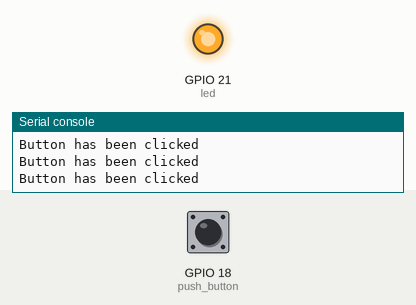
A program run on a simulated ESP32 board running MicroPython. On the bench: output pins drawn as LEDs (lit = HIGH), the last lines printed to the serial console. Inputs (shaded band) come from the test bench; at power-on: GPIO 18 (push_button) LOW.

Above: at 1.2 s.
1.3 s: GPIO 18 (push_button) pulled HIGH for 0.3 s
At 1.62 s:
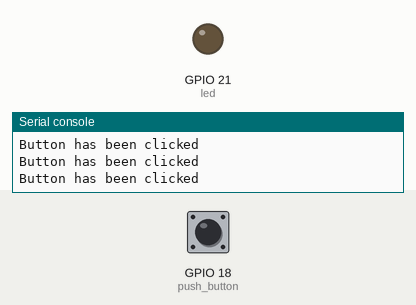
3.2 s: GPIO 18 (push_button) pulled HIGH for 3.2 s
At 7.8 s:
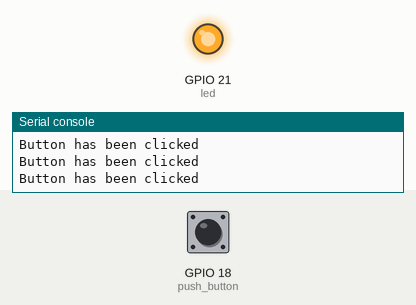
Timing chart, 0 to 9.3 s (numbered marks = the images above; inputs shaded):
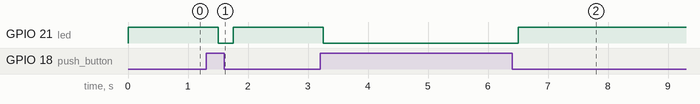

Measured:
- after the input at 1.3 s, GPIO 21 (led): HIGH → LOW after 0.20 s, → HIGH 0.25 s later
- after the input at 3.2 s, GPIO 21 (led): HIGH → LOW after 0.05 s, → HIGH 3.3 s later

The program:

ButtonClick.py
```python
from machine import Pin
from time import sleep

print('Initialization')

led = Pin(21, Pin.OUT)    # 22 number in is Output
push_button = Pin(18, Pin.IN)  # 23 number pin is input

while True:

  logic_state = push_button.value()
  if logic_state == True:     # if pressed the push_button
      led.value(0)             # led will turn ON
      #print('ON')
      sleep(0.25)

  elif logic_state == False:                       # if push_button not pressed
      led.value(1)             # led will turn OFF
      print('Button has been clicked')
      sleep(0.25)
```
